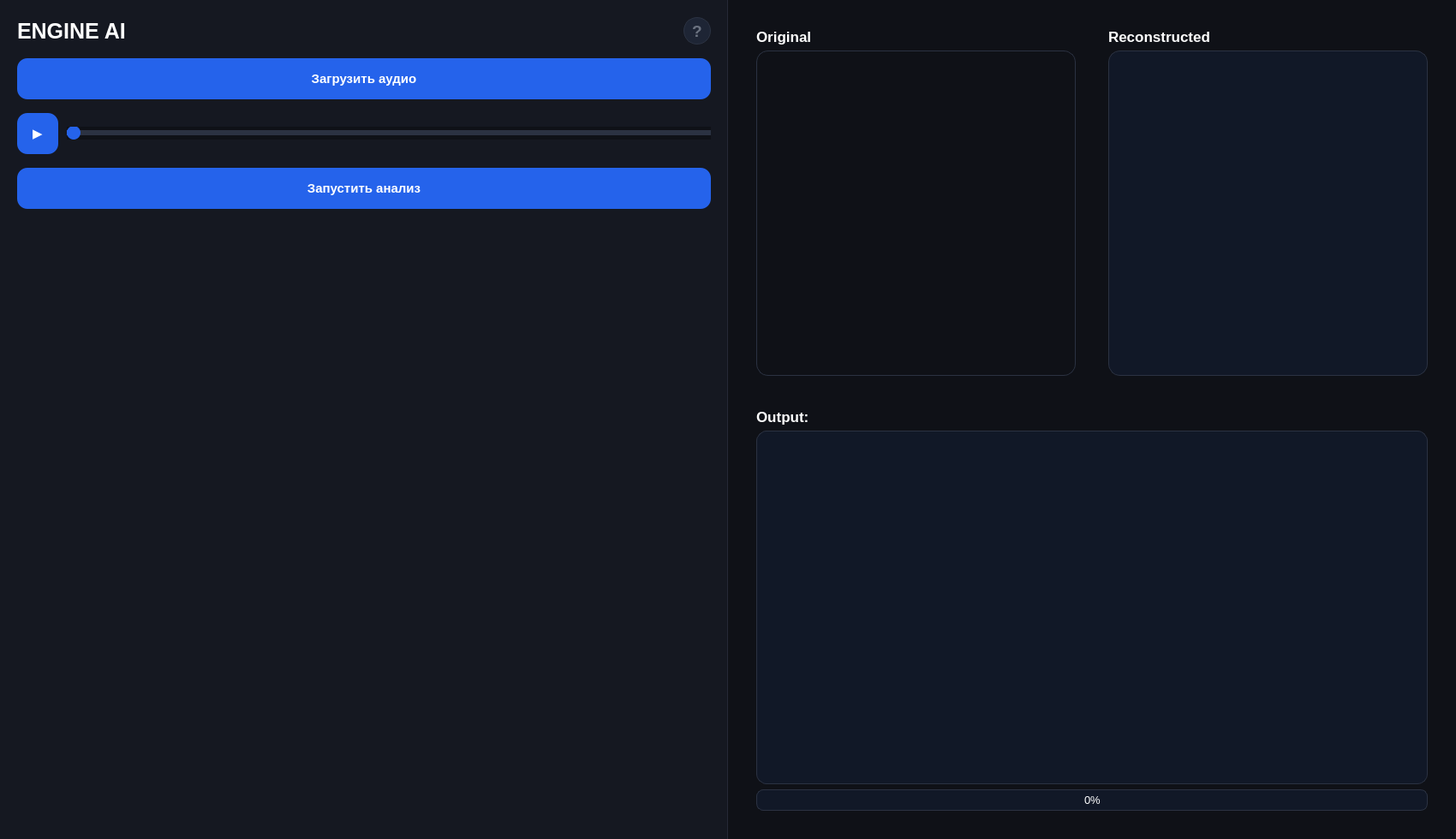
<?xml version="1.0" encoding="UTF-8"?>
<ui version="4.0">
 <class>MainWindow</class>
 <widget class="QMainWindow" name="MainWindow">
  <property name="geometry">
   <rect>
    <x>0</x>
    <y>0</y>
    <width>1700</width>
    <height>980</height>
   </rect>
  </property>
  <property name="windowTitle">
   <string>EngineAI</string>
  </property>
  <property name="styleSheet">
   <string notr="true">

QMainWindow {
    background-color: #0f1117;
}

QWidget {
    background-color: #0f1117;
    color: white;
    font-family: Segoe UI;
    font-size: 10pt;
}

QFrame#sidebar {
    background-color: #151821;
    border-right: 1px solid #252936;
}

QFrame#card {
    background-color: #0f1117;
    border: none;
    border-radius: 18px;
}

QPushButton {
    background-color: #2563eb;
    border: none;
    border-radius: 12px;
    color: white;
    font-size: 11pt;
    font-weight: 900;
    padding: 12px;
}

QPushButton:hover {
    background-color: #1d4ed8;
}

QLabel#titleLabel {
    font-size: 20pt;
    font-weight: 900;
}

QLabel#logoLabel {
    font-size: 19pt;
    font-weight: 900;
    background-color: #151821;
}

QLabel#sectionTitle, QLabel#sectionTitle1, QLabel#sectionTitle2, QLabel#sectionTitle3 {
    font-size: 13pt;
    font-weight: 900;
}


QLineEdit {
    background-color: #111827;
    border: 1px solid #2b3242;
    border-radius: 10px;
    padding: 10px;
}

QComboBox {
    background-color: #111827;
    border: 1px solid #2b3242;
    border-radius: 10px;
    padding: 8px;
}

QSpinBox {
    background-color: #111827;
    border: 1px solid #2b3242;
    border-radius: 10px;
    padding: 6px;
}

QDoubleSpinBox {
    background-color: #111827;
    border: 1px solid #2b3242;
    border-radius: 10px;
    padding: 6px;
}

QProgressBar {
    background-color: #111827;
    border: 1px solid #2b3242;
    border-radius: 8px;
    text-align: center;
}

QProgressBar::chunk {
    background-color: #22c55e;
    border-radius: 8px;
}

QTextEdit {
    background-color: #111827;
    border: 1px solid #2b3242;
    border-radius: 12px;
    padding: 10px;
}

QSlider::groove:horizontal {
    background-color: #2b3242;
    border-radius: 4px;
    height: 6px;
}

QSlider::handle:horizontal {
    background-color: #2563eb;
    border-radius: 8px;
    width: 16px;
    height: 16px;
    margin: -5px 0;
}

QSlider::sub-page:horizontal {
    background-color: #2563eb;
    border-radius: 4px;
}

   </string>
  </property>
  <widget class="QWidget" name="centralwidget">
   <layout class="QHBoxLayout" name="mainLayout">
    <property name="spacing">
     <number>0</number>
    </property>
    <property name="leftMargin">
     <number>0</number>
    </property>
    <property name="topMargin">
     <number>0</number>
    </property>
    <property name="rightMargin">
     <number>0</number>
    </property>
    <property name="bottomMargin">
     <number>0</number>
    </property>
    <item>
     <widget class="QFrame" name="sidebar">
      <property name="minimumSize">
       <size>
        <width>280</width>
        <height>0</height>
       </size>
      </property>
      <layout class="QVBoxLayout" name="sidebarLayout">
       <property name="spacing">
        <number>16</number>
       </property>
       <property name="leftMargin">
        <number>20</number>
       </property>
       <property name="topMargin">
        <number>20</number>
       </property>
       <property name="rightMargin">
        <number>20</number>
       </property>
       <property name="bottomMargin">
        <number>20</number>
       </property>
       <item>
        <layout class="QHBoxLayout" name="logoLayout">
         <item>
          <widget class="QLabel" name="logoLabel">
           <property name="text">
            <string>ENGINE AI</string>
           </property>
          </widget>
         </item>
         <item>
          <spacer name="logoSpacer">
           <property name="orientation">
            <enum>Qt::Horizontal</enum>
           </property>
           <property name="sizeHint" stdset="0">
            <size>
             <width>0</width>
             <height>0</height>
            </size>
           </property>
          </spacer>
         </item>
         <item>
          <widget class="QPushButton" name="infoButton">
           <property name="minimumSize">
            <size>
             <width>32</width>
             <height>32</height>
            </size>
           </property>
           <property name="maximumSize">
            <size>
             <width>32</width>
             <height>32</height>
            </size>
           </property>
           <property name="text">
            <string>?</string>
           </property>
           <property name="styleSheet">
            <string notr="true">
QPushButton {
    background-color: #1e2535;
    border: 1px solid #2b3242;
    border-radius: 16px;
    color: #6b7280;
    font-size: 14pt;
    font-weight: 900;
    padding: 0px;
}
QPushButton:hover {
    background-color: #2563eb;
    color: white;
}
            </string>
           </property>
          </widget>
         </item>
        </layout>
       </item>
       <item>
        <widget class="QPushButton" name="loadAudioButton">
         <property name="minimumSize">
          <size>
           <width>0</width>
           <height>48</height>
          </size>
         </property>
         <property name="text">
          <string>Загрузить аудио</string>
         </property>
        </widget>
       </item>
       <item>
        <layout class="QHBoxLayout" name="playerLayout">
         <property name="spacing">
          <number>10</number>
         </property>
         <item>
          <widget class="QPushButton" name="playPauseButton">
           <property name="minimumSize">
            <size>
             <width>48</width>
             <height>48</height>
            </size>
           </property>
           <property name="maximumSize">
            <size>
             <width>48</width>
             <height>48</height>
            </size>
           </property>
           <property name="text">
            <string>▶</string>
           </property>
          </widget>
         </item>
         <item>
          <widget class="QSlider" name="timeSlider">
           <property name="orientation">
            <enum>Qt::Horizontal</enum>
           </property>
          </widget>
         </item>
        </layout>
       </item>
       <item>
        <widget class="QPushButton" name="runButton">
         <property name="minimumSize">
          <size>
           <width>0</width>
           <height>48</height>
          </size>
         </property>
         <property name="text">
          <string>Запустить анализ</string>
         </property>
        </widget>
       </item>
       <item>
        <spacer name="verticalSpacer">
         <property name="orientation">
          <enum>Qt::Vertical</enum>
         </property>
         <property name="sizeHint" stdset="0">
          <size>
           <width>0</width>
           <height>0</height>
          </size>
         </property>
        </spacer>
       </item>
      </layout>
     </widget>
    </item>
    <item>
     <layout class="QVBoxLayout" name="contentLayout">
      <property name="spacing">
       <number>20</number>
      </property>
      <property name="leftMargin">
       <number>24</number>
      </property>
      <property name="topMargin">
       <number>24</number>
      </property>
      <property name="rightMargin">
       <number>24</number>
      </property>
      <property name="bottomMargin">
       <number>24</number>
      </property>
      <item>
       <layout class="QHBoxLayout" name="spectrogramLayout">
        <property name="spacing">
         <number>20</number>
        </property>
        <item>
         <widget class="QFrame" name="card">
          <layout class="QVBoxLayout" name="originalLayout">
           <item>
            <widget class="QLabel" name="sectionTitle">
             <property name="text">
              <string>Original</string>
             </property>
            </widget>
           </item>
           <item>
            <widget class="QWidget" name="originalSpectrogramWidget" native="true">
             <property name="minimumSize">
              <size>
               <width>0</width>
               <height>380</height>
              </size>
             </property>
             <property name="styleSheet">
              <string notr="true">
border-radius: 14px;
border: 1px solid #2b3242;
              </string>
             </property>
            </widget>
           </item>
          </layout>
         </widget>
        </item>
        <item>
         <widget class="QFrame" name="card">
          <layout class="QVBoxLayout" name="reconstructedLayout">
           <item>
            <widget class="QLabel" name="sectionTitle">
             <property name="text">
              <string>Reconstructed</string>
             </property>
            </widget>
           </item>
           <item>
            <widget class="QWidget" name="reconstructedSpectrogramWidget" native="true">
             <property name="minimumSize">
              <size>
               <width>0</width>
               <height>380</height>
              </size>
             </property>
             <property name="styleSheet">
              <string notr="true">
background-color: #111827;
border-radius: 14px;
border: 1px solid #2b3242;
              </string>
             </property>
            </widget>
           </item>
          </layout>
         </widget>
        </item>
       </layout>
      </item>
      <item>
       <layout class="QHBoxLayout" name="bottomLayout">
        <property name="spacing">
         <number>20</number>
        </property>
        <item>
         <widget class="QFrame" name="card">
          <layout class="QVBoxLayout" name="outputLayout">
           <item>
            <widget class="QLabel" name="sectionTitle">
             <property name="text">
              <string>Output:</string>
             </property>
            </widget>
           </item>
           <item>
            <widget class="QTextEdit" name="outputTextEdit">
             <property name="html">
              <string>&lt;!DOCTYPE HTML PUBLIC &quot;-//W3C//DTD HTML 4.0//EN&quot; &quot;http://www.w3.org/TR/REC-html40/strict.dtd&quot;&gt;
&lt;html&gt;&lt;head&gt;&lt;meta name=&quot;qrichtext&quot; content=&quot;1&quot; /&gt;&lt;style type=&quot;text/css&quot;&gt;
p, li { white-space: pre-wrap; }
&lt;/style&gt;&lt;/head&gt;&lt;body style=&quot; font-family:'Segoe UI'; font-size:10pt; font-weight:400; font-style:normal;&quot;&gt;
&lt;p style=&quot;-qt-paragraph-type:empty; margin-top:0px; margin-bottom:0px; margin-left:0px; margin-right:0px; -qt-block-indent:0; text-indent:0px;&quot;&gt;&lt;br /&gt;&lt;/p&gt;&lt;/body&gt;&lt;/html&gt;</string>
             </property>
             <property name="plainText">
              <string/>
             </property>
            </widget>
           </item>
           <item>
            <widget class="QProgressBar" name="progressBar">
             <property name="value">
              <number>0</number>
             </property>
            </widget>
           </item>
          </layout>
         </widget>
        </item>
       </layout>
      </item>
     </layout>
    </item>
   </layout>
  </widget>
 </widget>
 <resources/>
 <connections/>
</ui>
